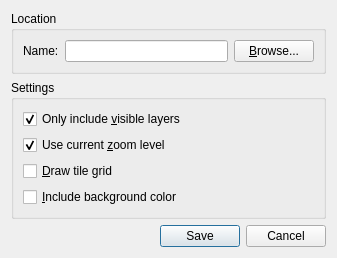
<?xml version="1.0" encoding="UTF-8"?>
<ui version="4.0">
 <class>SaveAsImageDialog</class>
 <widget class="QDialog" name="SaveAsImageDialog">
  <property name="geometry">
   <rect>
    <x>0</x>
    <y>0</y>
    <width>337</width>
    <height>231</height>
   </rect>
  </property>
  <property name="windowTitle">
   <string>Save As Image</string>
  </property>
  <layout class="QVBoxLayout" name="verticalLayout_2">
   <item>
    <widget class="QGroupBox" name="groupBox">
     <property name="title">
      <string>Location</string>
     </property>
     <layout class="QHBoxLayout" name="horizontalLayout">
      <item>
       <widget class="QLabel" name="label">
        <property name="text">
         <string>Name:</string>
        </property>
        <property name="buddy">
         <cstring>fileNameEdit</cstring>
        </property>
       </widget>
      </item>
      <item>
       <widget class="QLineEdit" name="fileNameEdit"/>
      </item>
      <item>
       <widget class="QPushButton" name="browseButton">
        <property name="text">
         <string>&amp;Browse...</string>
        </property>
       </widget>
      </item>
     </layout>
    </widget>
   </item>
   <item>
    <widget class="QGroupBox" name="groupBox_2">
     <property name="title">
      <string>Settings</string>
     </property>
     <layout class="QVBoxLayout" name="verticalLayout">
      <item>
       <widget class="QCheckBox" name="visibleLayersOnly">
        <property name="text">
         <string>Only include &amp;visible layers</string>
        </property>
        <property name="checked">
         <bool>true</bool>
        </property>
       </widget>
      </item>
      <item>
       <widget class="QCheckBox" name="currentZoomLevel">
        <property name="text">
         <string>Use current &amp;zoom level</string>
        </property>
        <property name="checked">
         <bool>true</bool>
        </property>
       </widget>
      </item>
      <item>
       <widget class="QCheckBox" name="drawTileGrid">
        <property name="text">
         <string>&amp;Draw tile grid</string>
        </property>
       </widget>
      </item>
      <item>
       <widget class="QCheckBox" name="includeBackgroundColor">
        <property name="text">
         <string>&amp;Include background color</string>
        </property>
       </widget>
      </item>
     </layout>
    </widget>
   </item>
   <item>
    <spacer name="verticalSpacer">
     <property name="orientation">
      <enum>Qt::Vertical</enum>
     </property>
     <property name="sizeHint" stdset="0">
      <size>
       <width>20</width>
       <height>0</height>
      </size>
     </property>
    </spacer>
   </item>
   <item>
    <widget class="QDialogButtonBox" name="buttonBox">
     <property name="orientation">
      <enum>Qt::Horizontal</enum>
     </property>
     <property name="standardButtons">
      <set>QDialogButtonBox::Cancel|QDialogButtonBox::Save</set>
     </property>
    </widget>
   </item>
  </layout>
 </widget>
 <resources/>
 <connections>
  <connection>
   <sender>buttonBox</sender>
   <signal>accepted()</signal>
   <receiver>SaveAsImageDialog</receiver>
   <slot>accept()</slot>
   <hints>
    <hint type="sourcelabel">
     <x>227</x>
     <y>186</y>
    </hint>
    <hint type="destinationlabel">
     <x>157</x>
     <y>214</y>
    </hint>
   </hints>
  </connection>
  <connection>
   <sender>buttonBox</sender>
   <signal>rejected()</signal>
   <receiver>SaveAsImageDialog</receiver>
   <slot>reject()</slot>
   <hints>
    <hint type="sourcelabel">
     <x>295</x>
     <y>192</y>
    </hint>
    <hint type="destinationlabel">
     <x>286</x>
     <y>214</y>
    </hint>
   </hints>
  </connection>
 </connections>
</ui>
